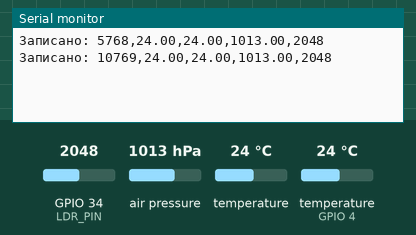
A sketch run on a simulated ESP32. On the bench: the last lines printed to the serial monitor. The inputs (shaded band) are chosen by the test bench; at power-on: air pressure 1013 hPa, temperature (sensor on GPIO 4) 24 °C, GPIO 34 (LDR_PIN) = 2048, temperature 24 °C. Storage starts empty. At 50.8 s the program stops and its outputs stay as they are.

Above: at 11.5 s.
11.6 s: air pressure set to 952 hPa
At 16.3 s:
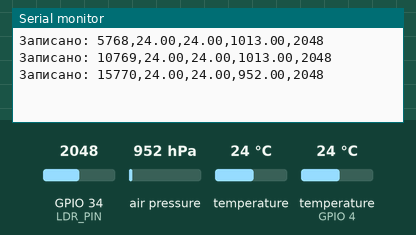
19.3 s: temperature (sensor on GPIO 4) set to 12 °C
At 21.4 s:
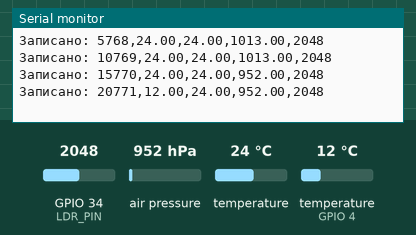
27.0 s: GPIO 34 (LDR_PIN) set to 2866
At 31.5 s:
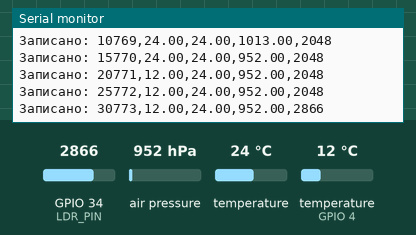
34.7 s: temperature (sensor 0) set to 12 °C
At 36.5 s:
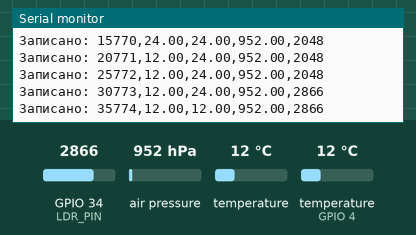
42.4 s: temperature (sensor on GPIO 4) set to 19 °C
At 51.6 s:
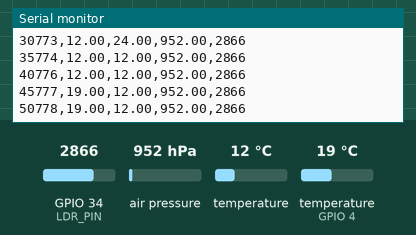
Timing chart, 0 to 52.3 s (numbered marks = the images above; inputs shaded):
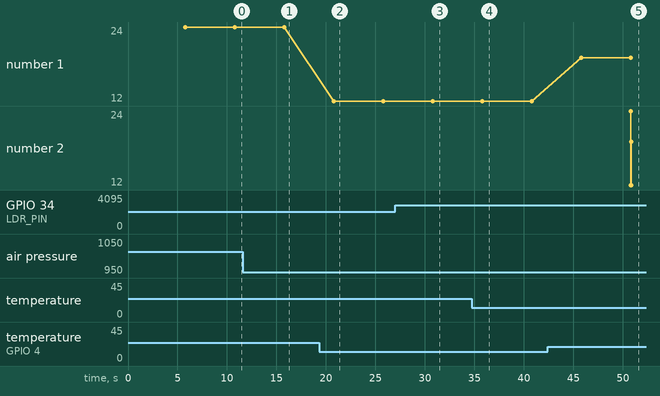

Measured:
- after the input at 11.6 s, the serial monitor: prints a new line after 4.2 s (image 1)
- after the input at 19.3 s, the serial monitor: prints a new line after 1.5 s (image 2)
- after the input at 27.0 s, the serial monitor: prints a new line after 3.8 s (image 3)
- after the input at 34.7 s, the serial monitor: prints a new line after 1.1 s (image 4)
- after the input at 42.4 s, the serial monitor: prints a new line after 3.4 s (image 5)
- plotted number 1: 24 → 12 after the input at 19.3 s, 12 → 19 after the input at 42.4 s

The sketch:

lab-4_task-4.ino
```cpp
#include <Arduino.h>
#include <SPIFFS.h>
#include <Wire.h>
#include <Adafruit_BMP280.h>
#include <OneWire.h>
#include <DallasTemperature.h>

Adafruit_BMP280 bmp;
OneWire oneWire(4);
DallasTemperature ds18(&oneWire);
const int LDR_PIN = 34;

void appendFile(const char * path, String message) {
  File file = SPIFFS.open(path, FILE_APPEND);
  if(!file) return;
  file.println(message);
  file.close();
}

void readFile(const char * path) {
  File file = SPIFFS.open(path, FILE_READ);
  if(!file) return;
  while(file.available()) Serial.write(file.read());
  file.close();
}

void setup() {
  Serial.begin(115200);

  if(!SPIFFS.begin(true)) { Serial.println("SPIFFS Error"); return; }
  if(!bmp.begin(0x76)) { Serial.println("BMP280 Error"); }
  ds18.begin();

  File root = SPIFFS.open("/data.csv", FILE_WRITE);
  root.println("Timestamp_ms,Temp_DS,Temp_BMP,Pressure_hPa,Light_Raw");
  root.close();
}

void loop() {
  static unsigned long lastMillis = 0;
  if (millis() - lastMillis > 5000) {
    lastMillis = millis();

    ds18.requestTemperatures();
    float t_ds = ds18.getTempCByIndex(0);
    float t_bmp = bmp.readTemperature();
    float pres = bmp.readPressure() / 100.0F;
    int light = analogRead(LDR_PIN);

    String dataRow = String(millis()) + "," + String(t_ds) + "," +
                     String(t_bmp) + "," + String(pres) + "," + String(light);

    appendFile("/data.csv", dataRow);
    Serial.println("Записано: " + dataRow);

    static int count = 0;
    if (++count == 10) {
      Serial.println("\n--- ВМІСТ ФАЙЛУ data.csv ---");
      readFile("/data.csv");
      while(1);
    }
  }
}
```
